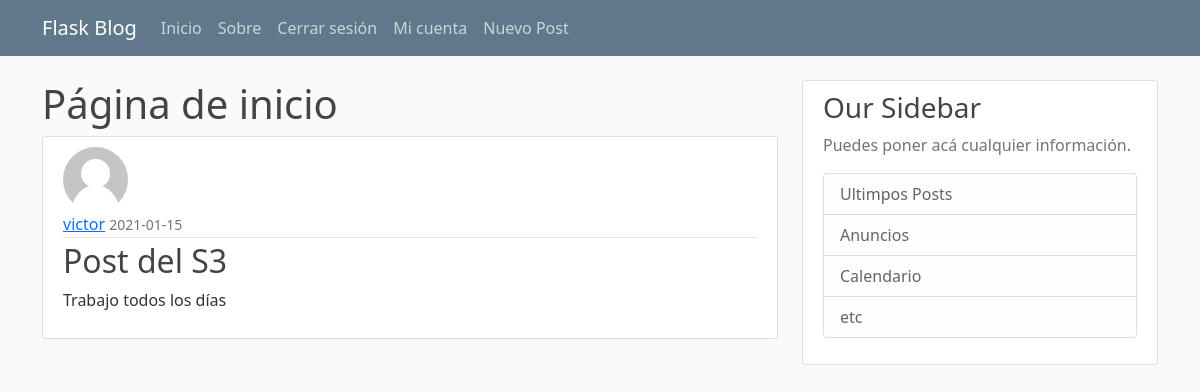
/post/3 (signed in), run on the app's committed database.
### flaskblog/models.py (models this page shows, shortened)
class User(db.Model, UserMixin):
    id= db.Column(db.Integer, primary_key=True)
    username= db.Column(db.String(20), unique=True, nullable=False)
    email= db.Column(db.String(100), unique=True, nullable=False)
    image_file= db.Column(db.String(50), nullable=False, default='default.jpg')
    password= db.Column(db.String(60), nullable=False)
    '''Relacion uno a muchos '''
    post = db.relationship('Post', backref='author', lazy=True)

class Post(db.Model):
    id= db.Column(db.Integer, primary_key=True)
    title= db.Column(db.String(100), nullable=False)
    date_posted= db.Column(db.DateTime, nullable=False, default=datetime.utcnow)
    content = db.Column(db.Text, nullable=False)
    '''se establece la relacion de el post con el usuario con su id'''
    user_id = db.Column(db.Integer, db.ForeignKey('user.id'), nullable=False)

### flaskblog/routes.py (the view)
@app.route('/post/<int:post_id>')
def post(post_id):
    post = Post.query.get_or_404(post_id)
    return render_template('post.html', title=post.title, post=post)

### flaskblog/models.py (called while the page is built)
@login_manager.user_loader # decorator para validar si el usuario está autenticado
def load_user(user_id):
    return User.query.get(int(user_id))

### flaskblog/templates/post.html (shortened to what this page needs)
{% extends 'base.html' %} {% block content %}
  <h1>Página de inicio</h1>
  <article class="media content-section">
    <img
      class="rounded-circle article-img"
      src="{{ url_for('static', filename='profile_pics/' + post.author.image_file)}}"
      alt=""
    />
    <div class="media-body">
      <div class="article-metadata">
        <a class="mr-2" href="#">{{ post.author.username }}</a>
        <small class="text-muted"
          >{{ post.date_posted.strftime('%Y-%m-%d') }}</small
        >
      </div>
      <h2 class="article-title">{{ post.title }}</h2>
      <p class="article-content">{{ post.content }}</p>
    </div>
  </article>
{% endblock %}

### flaskblog/static/main.css (style rules this page uses)
body { background: #fafafa; color: #333333; margin-top: 5rem; }
h1, h2, h3, h4, h5, h6 { color: #444444; }
.content-section { background: #ffffff; padding: 10px 20px; border: 1px solid #dddddd; border-radius: 3px; margin-bottom: 20px; }
.article-title { color: #444444; }
.article-content { white-space: pre-line; }
.article-img { height: 65px; width: 65px; margin-right: 16px; }
.article-metadata { padding-bottom: 1px; margin-bottom: 4px; border-bottom: 1px solid #e3e3e3 }

### data on the page
User: image_file (placeholder picture), author.username "victor"
Post: date_posted "2021-01-15", title "Post del S3", content "Trabajo todos los días"
